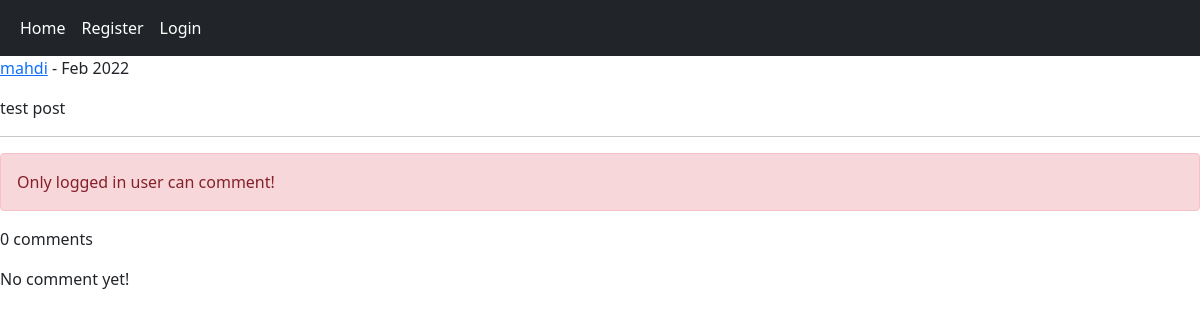
Screenshot of /post/5/test-post/ with the database file from the repository.
### home/models.py (models this page shows, shortened)
class Post(models.Model):
    user = models.ForeignKey(User, on_delete=models.CASCADE, related_name='posts')
    body = models.TextField()
    slug = models.SlugField()
    created_at = models.DateTimeField(auto_now_add=True)
    updated_at = models.DateTimeField(auto_now=True)
    class Meta:
        ordering = ('-updated_at',)

### home/views.py (the view, shortened to what this page needs)
# urls.py: path('post/<int:post_id>/<slug:post_slug>/', views.PostDetailView.as_view(), name='post_detail'),
class PostDetailView(View):
    form_class = CommentCreateForm
    form_class_reply = CommentReplyForm
    def setup(self, request, *args, **kwargs):
        self.post_instance = get_object_or_404(Post, pk=kwargs['post_id'], slug=kwargs['post_slug'])
        return super().setup(request, *args, **kwargs)
    def get(self, request, *args, **kwargs):
        comments = self.post_instance.pcomments.filter(is_reply=False)
        can_like = False
        if request.user.is_authenticated and self.post_instance.user_can_like(request.user):
            can_like = True
        return render(request, 'home/detail.html', {'post':self.post_instance, 'comments':comments, 'form':self.form_class, 'reply_form':self.form_class_reply, 'can_like':can_like})

### home/templates/home/detail.html (shortened to what this page needs)
{% extends 'base.html' %}
{% block content %}
    <p><a href="{% url 'account:user_profile' post.user.id %}">{{ post.user.username }}</a> - {{ post.updated_at|date:"M Y" }}</p>
    <p>{{ post.body }}</p><hr/>
    {% if request.user.is_authenticated %}
        <a href="{% url 'home:post_like' post.id %}" class="{% if can_like %}disabled{% endif %} btn btn-primary col-md-2">Like {{ post.like_counts }}</a>
        <form action="" method="post">
            {% csrf_token %}
            {{ form.as_p }}
            <input type="submit" value="Send">
        </form><br/>
    {% else %}
        <p class="alert alert-danger">Only logged in user can comment!</p>
    {% endif %}
    <p>{{ comments.count }} comments</p>
    {% for comment in comments %}
        <div class="card bg-dark text-white">
            <p class="card-header">{{ comment.user }} | {{ comment.created_at|timesince }}</p>
            <p class="card-body">{{ comment.body }}</p>
            {% if request.user.is_authenticated %}
                <form action="{% url 'home:add_reply' post.id comment.id %}" method="post">
                    {% csrf_token %}
                    {{ reply_form.as_p }}
                    <input type="submit" value="Send">
                </form>
            {% endif %}
            {% with replies=comment.rcomments.all %}
                {% for rcomment in replies %}
                    <p class="bg-primary p-3 m-2">{{ rcomment.user }}<br/>{{ rcomment.body }}</p>
                {% endfor %}
            {% endwith %}
        </div><br/>
    {% empty %}
        <p>No comment yet!</p>
    {% endfor %}
{% endblock content %}

### rows the page displays
Post: user.username "mahdi", updated_at "Feb 2022", body "test post"

### other values shown
{{ comments.count }} "0"
